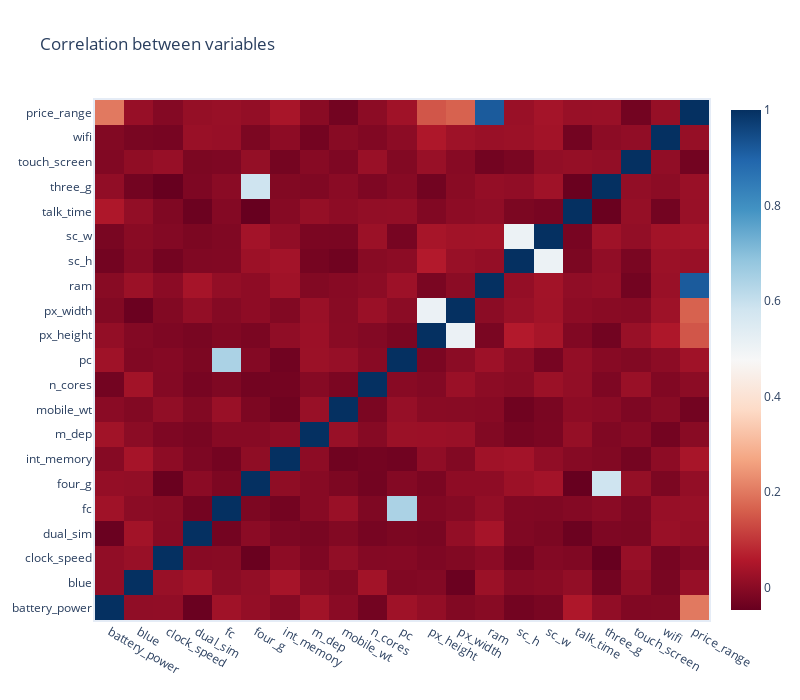

Notebook source saved alongside this figure:
### Code cell
# correlation
fig = go.Figure(
    go.Heatmap(
        x=list(df_train.columns),
        y = list(df_train.columns),
        z=df_train.corr(),
        colorscale="rdbu",
    )
)
fig.update_layout(
    height=700,
    width=800,
    margin=dict(
        pad=2
    ),
    title="Correlation between variables"
    
)

### Figure 1 — Plotly figure (JSON) as saved in the notebook; plotly's stock layout.template omitted (floating-point values rounded to 4 significant figures; data arrays with more than 128 entries replaced by an {"elided": "..."} marker saying what was removed)
{"data": [{"colorscale": [[0, "rgb(103,0,31)"], [0.1, "rgb(178,24,43)"], [0.2, "rgb(214,96,77)"], [0.3, "rgb(244,165,130)"], [0.4, "rgb(253,219,199)"], [0.5, "rgb(247,247,247)"], [0.6, "rgb(209,229,240)"], [0.7, "rgb(146,197,222)"], [0.8, "rgb(67,147,195)"], [0.9, "rgb(33,102,172)"], [1, "rgb(5,48,97)"]], "type": "heatmap", "x": ["battery_power", "blue", "clock_speed", "dual_sim", "fc", "four_g", "int_memory", "m_dep", "mobile_wt", "n_cores", "pc", "px_height", "px_width", "ram", "sc_h", "sc_w", "talk_time", "three_g", "touch_screen", "wifi", "price_range"], "y": ["battery_power", "blue", "clock_speed", "dual_sim", "fc", "four_g", "int_memory", "m_dep", "mobile_wt", "n_cores", "pc", "px_height", "px_width", "ram", "sc_h", "sc_w", "talk_time", "three_g", "touch_screen", "wifi", "price_range"], "z": {"elided": "21x21 float values"}}], "layout": {"height": 700, "margin": {"pad": 2}, "title": {"text": "Correlation between variables"}, "width": 800}}
